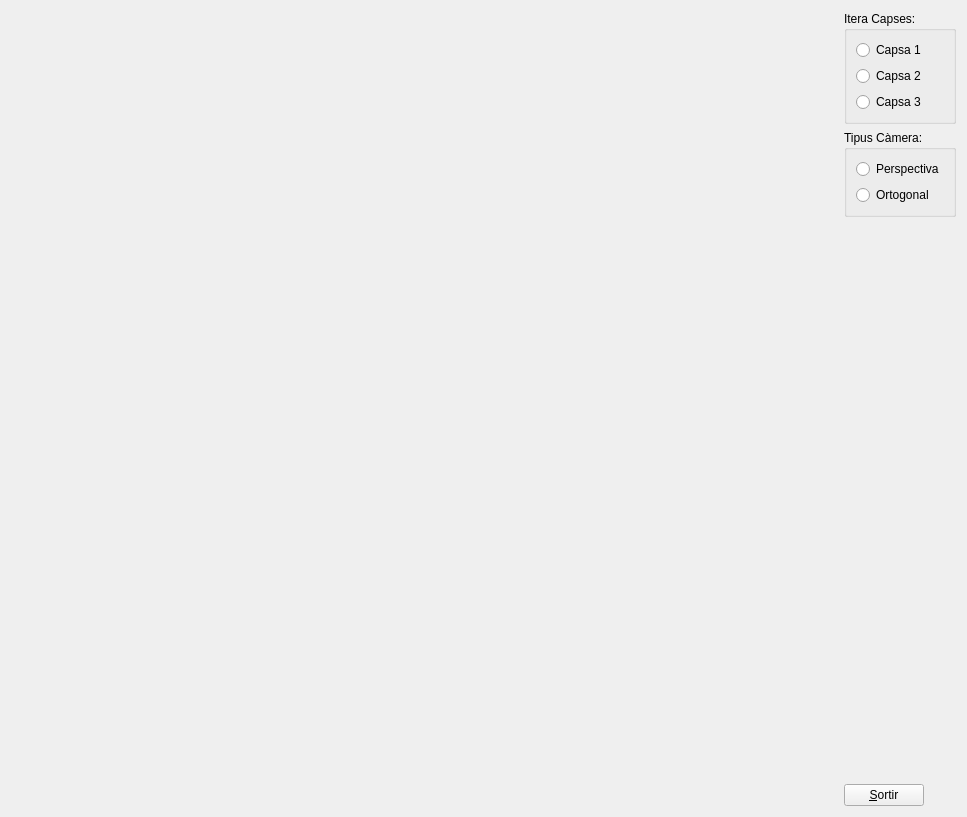
<?xml version="1.0" encoding="UTF-8"?>
<ui version="4.0">
 <class>MyForm</class>
 <widget class="QWidget" name="MyForm">
  <property name="geometry">
   <rect>
    <x>0</x>
    <y>0</y>
    <width>967</width>
    <height>817</height>
   </rect>
  </property>
  <property name="windowTitle">
   <string>IDI-Lab</string>
  </property>
  <layout class="QHBoxLayout" name="horizontalLayout">
   <item>
    <widget class="MyGLWidget" name="widget" native="true">
     <property name="sizePolicy">
      <sizepolicy hsizetype="Expanding" vsizetype="Expanding">
       <horstretch>0</horstretch>
       <verstretch>0</verstretch>
      </sizepolicy>
     </property>
     <property name="minimumSize">
      <size>
       <width>50</width>
       <height>50</height>
      </size>
     </property>
    </widget>
   </item>
   <item>
    <layout class="QVBoxLayout" name="verticalLayout_5">
     <item>
      <layout class="QVBoxLayout" name="verticalLayout_4">
       <item>
        <widget class="QGroupBox" name="groupBox_2">
         <property name="title">
          <string>Itera Capses:</string>
         </property>
         <layout class="QVBoxLayout" name="verticalLayout_2">
          <item>
           <widget class="QRadioButton" name="radioButton">
            <property name="text">
             <string>Capsa 1</string>
            </property>
           </widget>
          </item>
          <item>
           <widget class="QRadioButton" name="radioButton_2">
            <property name="text">
             <string>Capsa 2</string>
            </property>
           </widget>
          </item>
          <item>
           <widget class="QRadioButton" name="radioButton_3">
            <property name="text">
             <string>Capsa 3</string>
            </property>
           </widget>
          </item>
         </layout>
        </widget>
       </item>
       <item>
        <widget class="QGroupBox" name="groupBox">
         <property name="title">
          <string>Tipus Càmera:</string>
         </property>
         <layout class="QVBoxLayout" name="verticalLayout_3">
          <item>
           <widget class="QRadioButton" name="radioButton_4">
            <property name="text">
             <string>Perspectiva</string>
            </property>
           </widget>
          </item>
          <item>
           <widget class="QRadioButton" name="radioButton_5">
            <property name="text">
             <string>Ortogonal</string>
            </property>
           </widget>
          </item>
         </layout>
        </widget>
       </item>
      </layout>
     </item>
     <item>
      <layout class="QVBoxLayout" name="verticalLayout">
       <item>
        <spacer name="verticalSpacer">
         <property name="orientation">
          <enum>Qt::Vertical</enum>
         </property>
         <property name="sizeHint" stdset="0">
          <size>
           <width>20</width>
           <height>40</height>
          </size>
         </property>
        </spacer>
       </item>
       <item>
        <widget class="QPushButton" name="pushButton">
         <property name="sizePolicy">
          <sizepolicy hsizetype="Fixed" vsizetype="Fixed">
           <horstretch>0</horstretch>
           <verstretch>0</verstretch>
          </sizepolicy>
         </property>
         <property name="text">
          <string>&amp;Sortir</string>
         </property>
        </widget>
       </item>
      </layout>
     </item>
    </layout>
   </item>
  </layout>
 </widget>
 <customwidgets>
  <customwidget>
   <class>MyGLWidget</class>
   <extends>QWidget</extends>
   <header>MyGLWidget.h</header>
   <container>1</container>
   <slots>
    <signal>iniButton()</signal>
    <signal>modCapsa0()</signal>
    <signal>modCapsa1()</signal>
    <signal>modCapsa2()</signal>
    <signal>modCam()</signal>
    <signal>modCam1()</signal>
    <slot>Capsa1()</slot>
    <slot>Capsa2()</slot>
    <slot>Capsa3()</slot>
    <slot>Pers()</slot>
    <slot>Orto()</slot>
   </slots>
  </customwidget>
 </customwidgets>
 <resources/>
 <connections>
  <connection>
   <sender>pushButton</sender>
   <signal>clicked()</signal>
   <receiver>MyForm</receiver>
   <slot>close()</slot>
   <hints>
    <hint type="sourcelabel">
     <x>828</x>
     <y>796</y>
    </hint>
    <hint type="destinationlabel">
     <x>536</x>
     <y>442</y>
    </hint>
   </hints>
  </connection>
  <connection>
   <sender>radioButton</sender>
   <signal>released()</signal>
   <receiver>widget</receiver>
   <slot>Capsa1()</slot>
   <hints>
    <hint type="sourcelabel">
     <x>840</x>
     <y>56</y>
    </hint>
    <hint type="destinationlabel">
     <x>389</x>
     <y>42</y>
    </hint>
   </hints>
  </connection>
  <connection>
   <sender>radioButton_2</sender>
   <signal>released()</signal>
   <receiver>widget</receiver>
   <slot>Capsa2()</slot>
   <hints>
    <hint type="sourcelabel">
     <x>840</x>
     <y>85</y>
    </hint>
    <hint type="destinationlabel">
     <x>389</x>
     <y>71</y>
    </hint>
   </hints>
  </connection>
  <connection>
   <sender>radioButton_3</sender>
   <signal>released()</signal>
   <receiver>widget</receiver>
   <slot>Capsa3()</slot>
   <hints>
    <hint type="sourcelabel">
     <x>840</x>
     <y>114</y>
    </hint>
    <hint type="destinationlabel">
     <x>389</x>
     <y>98</y>
    </hint>
   </hints>
  </connection>
  <connection>
   <sender>widget</sender>
   <signal>iniButton()</signal>
   <receiver>radioButton</receiver>
   <slot>click()</slot>
   <hints>
    <hint type="sourcelabel">
     <x>389</x>
     <y>35</y>
    </hint>
    <hint type="destinationlabel">
     <x>840</x>
     <y>48</y>
    </hint>
   </hints>
  </connection>
  <connection>
   <sender>widget</sender>
   <signal>modCapsa0()</signal>
   <receiver>radioButton</receiver>
   <slot>click()</slot>
   <hints>
    <hint type="sourcelabel">
     <x>389</x>
     <y>36</y>
    </hint>
    <hint type="destinationlabel">
     <x>840</x>
     <y>61</y>
    </hint>
   </hints>
  </connection>
  <connection>
   <sender>widget</sender>
   <signal>modCapsa1()</signal>
   <receiver>radioButton_2</receiver>
   <slot>click()</slot>
   <hints>
    <hint type="sourcelabel">
     <x>389</x>
     <y>68</y>
    </hint>
    <hint type="destinationlabel">
     <x>840</x>
     <y>76</y>
    </hint>
   </hints>
  </connection>
  <connection>
   <sender>widget</sender>
   <signal>modCapsa2()</signal>
   <receiver>radioButton_3</receiver>
   <slot>click()</slot>
   <hints>
    <hint type="sourcelabel">
     <x>389</x>
     <y>100</y>
    </hint>
    <hint type="destinationlabel">
     <x>840</x>
     <y>107</y>
    </hint>
   </hints>
  </connection>
  <connection>
   <sender>widget</sender>
   <signal>iniButton()</signal>
   <receiver>radioButton</receiver>
   <slot>click()</slot>
   <hints>
    <hint type="sourcelabel">
     <x>649</x>
     <y>54</y>
    </hint>
    <hint type="destinationlabel">
     <x>893</x>
     <y>53</y>
    </hint>
   </hints>
  </connection>
  <connection>
   <sender>widget</sender>
   <signal>modCam()</signal>
   <receiver>radioButton_4</receiver>
   <slot>click()</slot>
   <hints>
    <hint type="sourcelabel">
     <x>763</x>
     <y>187</y>
    </hint>
    <hint type="destinationlabel">
     <x>866</x>
     <y>184</y>
    </hint>
   </hints>
  </connection>
  <connection>
   <sender>widget</sender>
   <signal>modCam1()</signal>
   <receiver>radioButton_5</receiver>
   <slot>click()</slot>
   <hints>
    <hint type="sourcelabel">
     <x>791</x>
     <y>220</y>
    </hint>
    <hint type="destinationlabel">
     <x>858</x>
     <y>215</y>
    </hint>
   </hints>
  </connection>
  <connection>
   <sender>radioButton_4</sender>
   <signal>released()</signal>
   <receiver>widget</receiver>
   <slot>Pers()</slot>
   <hints>
    <hint type="sourcelabel">
     <x>918</x>
     <y>189</y>
    </hint>
    <hint type="destinationlabel">
     <x>763</x>
     <y>190</y>
    </hint>
   </hints>
  </connection>
  <connection>
   <sender>radioButton_5</sender>
   <signal>released()</signal>
   <receiver>widget</receiver>
   <slot>Orto()</slot>
   <hints>
    <hint type="sourcelabel">
     <x>914</x>
     <y>211</y>
    </hint>
    <hint type="destinationlabel">
     <x>813</x>
     <y>215</y>
    </hint>
   </hints>
  </connection>
  <connection>
   <sender>widget</sender>
   <signal>iniButton()</signal>
   <receiver>radioButton_4</receiver>
   <slot>click()</slot>
   <hints>
    <hint type="sourcelabel">
     <x>803</x>
     <y>151</y>
    </hint>
    <hint type="destinationlabel">
     <x>922</x>
     <y>179</y>
    </hint>
   </hints>
  </connection>
 </connections>
</ui>
